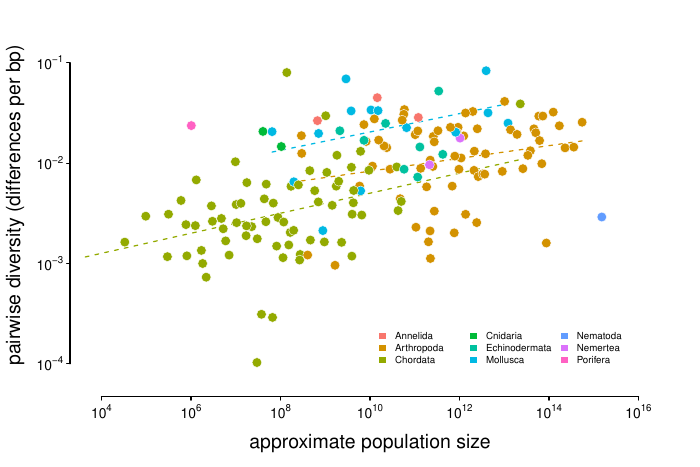

Reproduce this figure in R.
# diversity_popsize_averages.r -- 

library(tidyverse)
library(plotrix)
library(ggrepel)
library(mixtools)
library(scales)
library(sp)
library(grid)
library(latex2exp)

source('plot_funs.r')
source('color_scheme.r')

opar <- par(no.readonly=TRUE)


load('../../data/main_datasets.Rdata')
load('../../data/phyla_diversity_popsize_ols.Rdata')

# alias this -- less typing
d <- da_dps

# what to include
# x <- d$pred_log10_N  # the simplistic unregularized version
x <- d$log10_popsize
y <- d$log10_diversity

output <- TRUE

if (output)
  pdf("diversity_popsize_averages.pdf", width=7, height=7/1.5)

par(mar=c(4, 4, 2, 2))

xlims <- c(4, 16)
has_label <- d$label != ""
plot(x, y, col=phyla_cols[d$phylum], type='n', axes=FALSE,
     ylab='', xlab='', ylim=c(-4.1, -0.9), xlim=xlims) 

# text(6, -0.9, latex2exp:::TeX("$\\mu = 10^{-8}$"), cex=0.5, col='gray52', xpd=TRUE)
# text(9, -0.9, latex2exp:::TeX("$\\mu = 10^{-10}$"), cex=0.5, col='gray52', xpd=TRUE)

logN <- seq(3, 16, length.out=100)
y1 <- log10(4e-8) + logN
y2 <- log10(4e-10) + logN
# polygon(c(logN, rev(logN)), c(y1, rev(y2)), border=NA, col='gray88')

fits <- ols_phyla$ols
names(fits) <- ols_phyla$phylum

for (i in seq_along(fits)) {
  lps <- ols_phyla$data[[i]]$log10_popsize
  zz <- seq(min(lps), max(lps), length.out=100)
  yy <- coef(fits[[i]])[1] + coef(fits[[i]])[2]*zz
  lines(zz, yy, lwd=1.2, lty=2, 
         col=phyla_cols[names(fits)[i]])
}

adjust <- 0
xc <- x[has_label]
yc <- y[has_label]
points(x, y, pch=21, cex=1.3, lwd=0.4,
       bg=phyla_cols[d$phylum], col='white')
xseq <- seq(4, 16, 2)
axis(1, xseq, 
     labels=latex2exp::TeX(sprintf("$10^{%d}$", xseq)), 
     padj = -1,
     tck=-0.01,
     cex.axis=0.8, line=0.5)
yseq <- seq(-4, -1)
axis(2, yseq, 
     labels=latex2exp::TeX(sprintf("$10^{%d}$", yseq)), 
     las=1,
     tck=-0.01, hadj=0.5,
     cex.axis=0.8, line=0.5)

# rseq <- yseq - log10(4e-8)
# axis(4, yseq, 
#      labels=latex2exp::TeX(sprintf("$10^{%.2f}$", rseq)), 
#      las=1,
#      tck=-0.01, hadj=0.5,
#      cex.axis=0.8, line=0.5)
title(ylab="   pairwise diversity (differences per bp)", 
      line=2.8, cex.lab=1.2)
title(xlab=latex2exp::TeX("approximate population size"), line=2.5, cex.lab=1.2)


# phyla <- as.factor(ld$phylum)
# for (i in 1:nphyla) {
#   l <- levels(phyla)[i]
#   z <- l == phyla
#   segments(min(ld$log10_size[z], na.rm=TRUE), -1.05 + 0.005*i, 
#            max(ld$log10_size[z], na.rm=TRUE), -1.05 + 0.005*i, 
#            col=phyla_cols[i], lwd=2)
# }
phyla_cols_s <- phyla_cols[sort(unique(d$phylum))]
legend(10, -3.6, names(phyla_cols_s), fill=phyla_cols_s,
       bty='n', border=0, cex=0.6, ncol=3)

if (output) dev.off()



par(opar)
